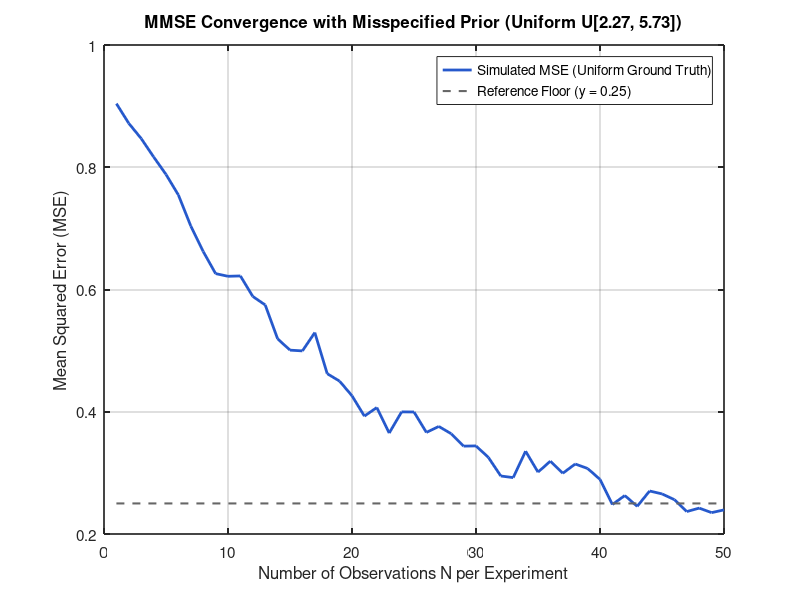
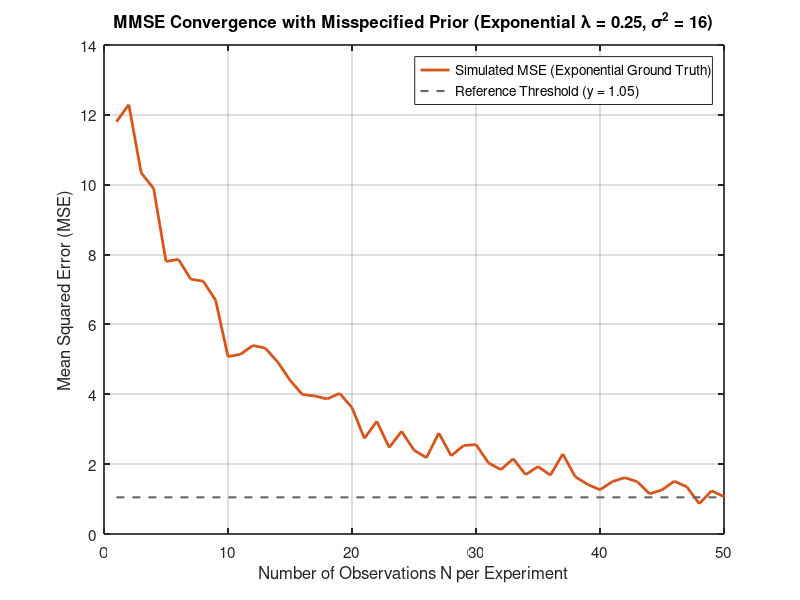

Source code (MATLAB) for these figures, in order:
% Estimation and Detection Theory - AUTh 2024
% Topic 2: Classical Linear Model & Bayesian Estimation
% Part 4: Robustness Analysis Under Prior Misspecification
% Authors: Dimitrios Ioannidis, Anastasios Theocharis Sotiropoulos
%%
clear; close all; clc;

experiments = 500;       % Monte Carlo realizations
max_observations = 50;   % Up to N = 50 observations

mu_w = 0;
sigma_w = 2;
mu_th = 4;
sigma_th = 1;
h = 0.5;

has_norm = exist('normrnd', 'file');
has_unif = exist('unifrnd', 'file');
has_exp = exist('exprnd', 'file');

% Original MMSE estimator derived under Gaussian prior N(4, 1):
MMSE = @(x_n) 2 / (16 + length(x_n)) * sum(x_n) - 4 * length(x_n) / (16 + length(x_n)) + 4;

%% 1. Inaccurate Prior: Uniform Distribution U[a, b]
a = mu_th - sqrt(3) * sigma_th; % 4 - sqrt(3) ~ 2.268
b = mu_th + sqrt(3) * sigma_th; % 4 + sqrt(3) ~ 5.732

mse_observations_unif = zeros(1, max_observations);
for i = 1:max_observations
    mse_exp = zeros(1, experiments);
    for j = 1:experiments
        if has_norm
            w_n = normrnd(mu_w, sigma_w, 1, i);
        else
            w_n = mu_w + sigma_w * randn(1, i);
        end
        if has_unif
            th_n = unifrnd(a, b);
        else
            th_n = a + (b - a) * rand();
        end
        x_n = h * th_n + w_n;
        
        th_estim = MMSE(x_n);
        mse_exp(j) = (th_estim - th_n)^2;
    end
    mse_observations_unif(i) = mean(mse_exp);
end

%% 2. Inaccurate Prior: Exponential Distribution Exp(lambda)
lambda_prior = 1 / mu_th; % lambda = 0.25 (variance = 16)

mse_observations_exp = zeros(1, max_observations);
for i = 1:max_observations
    mse_exp = zeros(1, experiments);
    for j = 1:experiments
        if has_norm
            w_n = normrnd(mu_w, sigma_w, 1, i);
        else
            w_n = mu_w + sigma_w * randn(1, i);
        end
        if has_exp
            th_n = exprnd(1 / lambda_prior);
        else
            th_n = -(1 / lambda_prior) * log(rand());
        end
        x_n = h * th_n + w_n;
        
        th_estim = MMSE(x_n);
        mse_exp(j) = (th_estim - th_n)^2;
    end
    mse_observations_exp(i) = mean(mse_exp);
end

%% Plotting & Asset Generation
output_dir = fullfile('..', 'assets', '02-bayesian-mmse-vs-mle');
if ~exist(output_dir, 'dir')
    mkdir(output_dir);
end

% Plot 1: Uniform Misspecification
fig1 = figure('Name', 'MMSE with Uniform Prior', 'NumberTitle', 'off', 'Position', [100 50 800 550]);
plot(1:max_observations, mse_observations_unif, 'LineWidth', 2, 'Color', [0.15 0.35 0.8]);
hold on;
line([1 max_observations], [0.25 0.25], 'Color', [0.4 0.4 0.4], 'LineStyle', '--', 'LineWidth', 1.5);
grid on;
xlabel('Number of Observations N per Experiment', 'FontSize', 13);
ylabel('Mean Squared Error (MSE)', 'FontSize', 13);
title(sprintf('MMSE Convergence with Misspecified Prior (Uniform U[%.2f, %.2f])', a, b), 'FontSize', 14);
set(gca, 'FontSize', 11, 'LineWidth', 1.2);
legend('Simulated MSE (Uniform Ground Truth)', 'Reference Floor (y = 0.25)', 'Location', 'northeast');
exportgraphics(fig1, fullfile(output_dir, 'mse_convergence_uniform_prior.png'));

% Plot 2: Exponential Misspecification
fig2 = figure('Name', 'MMSE with Exponential Prior', 'NumberTitle', 'off', 'Position', [100 50 800 550]);
plot(1:max_observations, mse_observations_exp, 'LineWidth', 2, 'Color', [0.85 0.33 0.1]);
hold on;
line([1 max_observations], [1.05 1.05], 'Color', [0.4 0.4 0.4], 'LineStyle', '--', 'LineWidth', 1.5);
grid on;
xlabel('Number of Observations N per Experiment', 'FontSize', 13);
ylabel('Mean Squared Error (MSE)', 'FontSize', 13);
title(sprintf('MMSE Convergence with Misspecified Prior (Exponential \\lambda = %.2f, \\sigma^2 = 16)', lambda_prior), 'FontSize', 14);
set(gca, 'FontSize', 11, 'LineWidth', 1.2);
legend('Simulated MSE (Exponential Ground Truth)', 'Reference Threshold (y = 1.05)', 'Location', 'northeast');
exportgraphics(fig2, fullfile(output_dir, 'mse_convergence_exponential_prior.png'));
